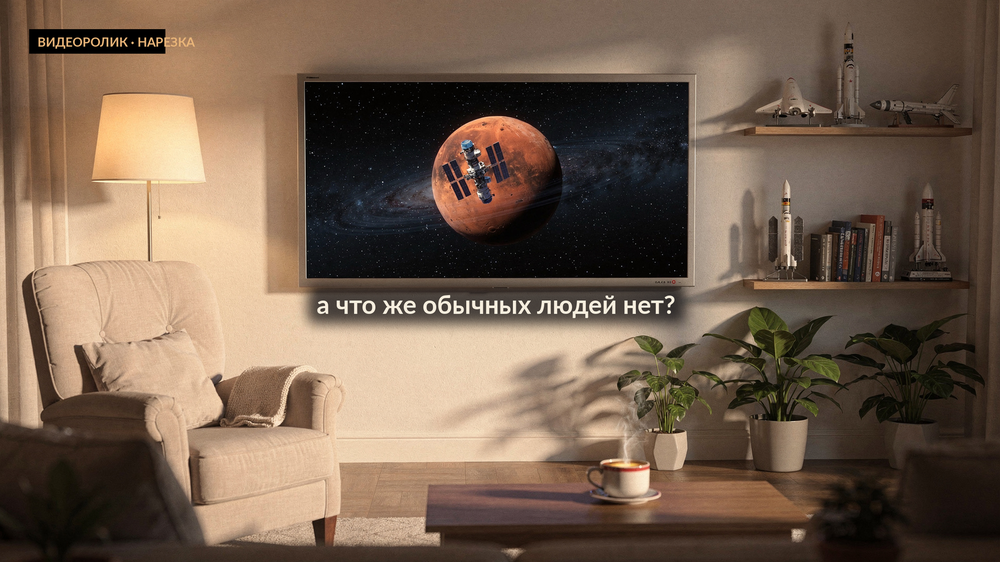
#> input picture assets/final/prolog/s4.png, 1000 x 562 px, shrunk from 1920 x 1080 before the run
$ python _s4_text_geom.py
#> lines starting #> are read from the running program, lines starting #| are printed output that depends on the picture; after the words box and inside, x2 and y2 are one past the last pixel; in counts of white or black regions, pixels touching at a corner belong together
# -*- coding: utf-8 -*-
"""Строки с кремовым текстом в s4.png / s4.webp — где реально подпись."""
import os
import numpy as np
from PIL import Image

HERE = os.path.dirname(os.path.abspath(__file__))
for name in ('assets/final/prolog/s4.png', 'vn2/img/prolog/s4.webp'):
    im = Image.open(os.path.join(HERE, name)).convert('RGB')
#> im is the input picture: PIL image 1000x562 RGB; mean R, G, B 116.6, 95.7, 78.4
    W, H = im.size
#> W = 1000; H = 562
    a = np.asarray(im).astype(np.float32)
    r, g, b = a[..., 0], a[..., 1], a[..., 2]
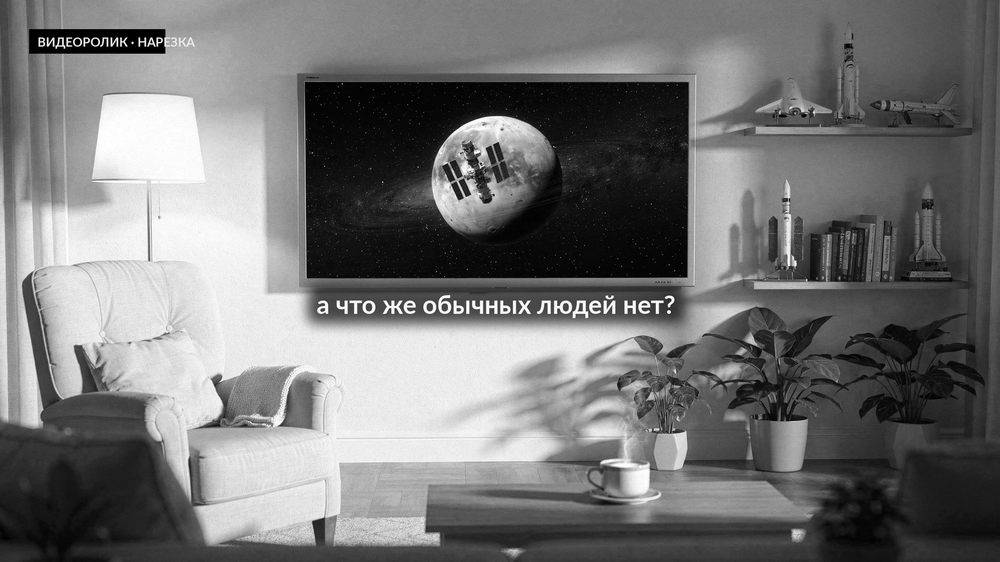
#> r: shape (562, 1000) float32; min 0, max 255, mean 116.6
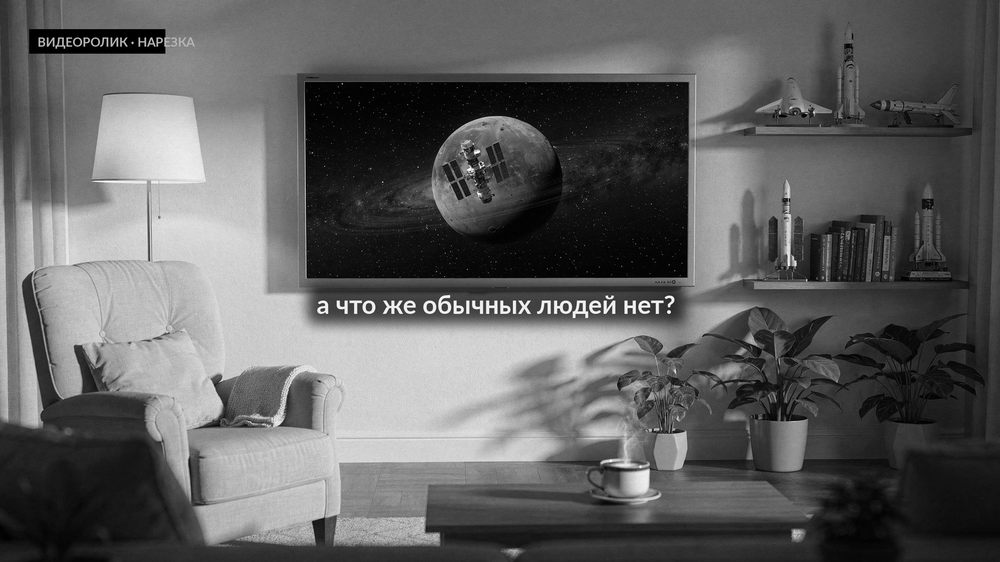
#> g: shape (562, 1000) float32; min 0, max 255, mean 95.7
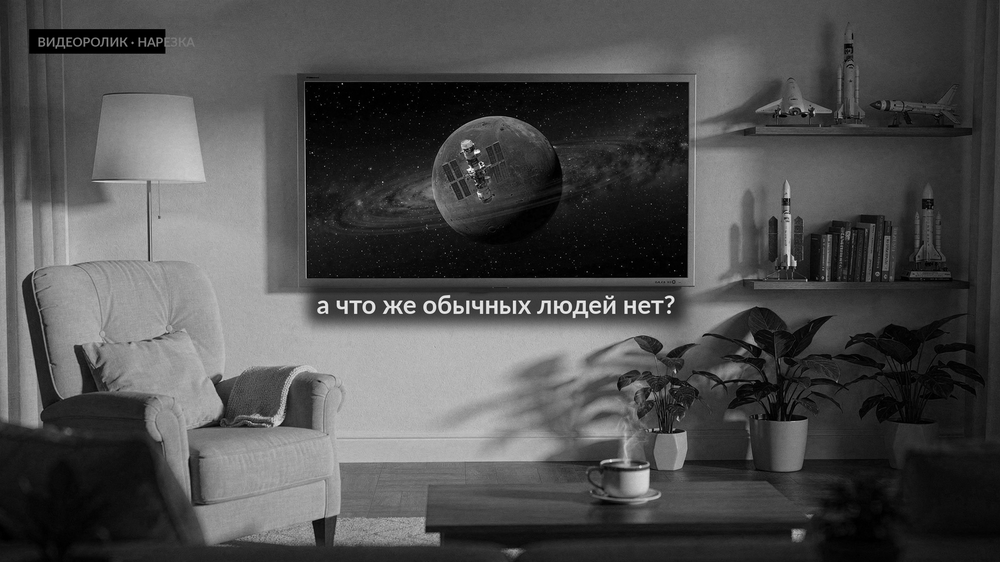
#> b: shape (562, 1000) float32; min 0, max 255, mean 78.4
    lum = a @ np.array([0.299, 0.587, 0.114], dtype=np.float32)
    m = (lum > 185) & (r - b > 10) & (r - b < 60) & (np.abs(r - g) < 25)
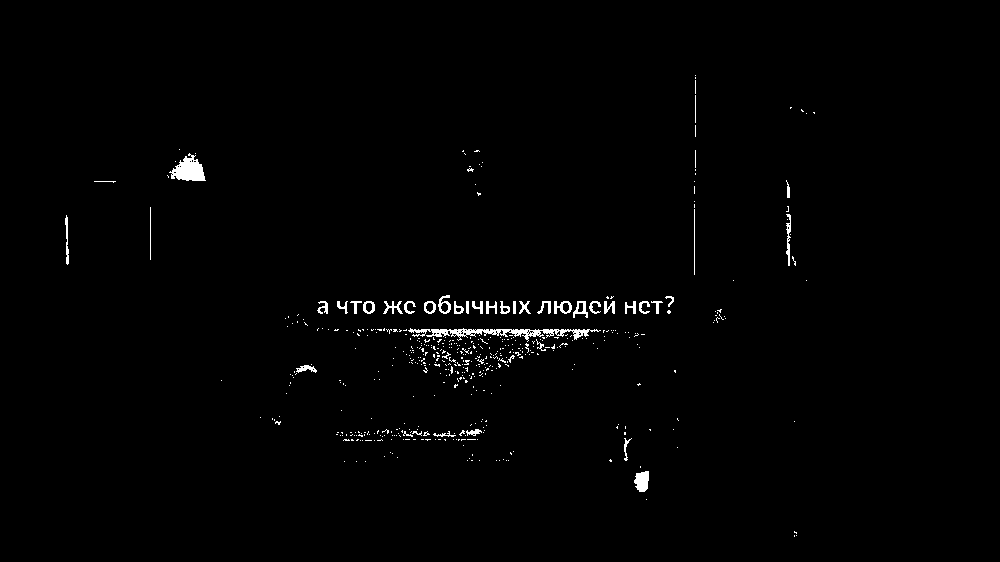
#> m: shape (562, 1000) bool; 1% white; 493 white regions (450 under 20 px), largest, box (x1, y1, x2, y2) and area: (408, 328, 601, 342) 971, (169, 153, 206, 181) 598, (634, 471, 649, 492) 242
    rows = m.sum(1)
#> rows = 562 values, max 216 at index 330, min 0 at index 0, mean 10.3
    hits = [y for y in range(H) if rows[y] > 40]
#> hits = 25 values from 301 to 439
    blocks, cur = [], []
    for y in hits:
        if cur and y != cur[-1] + 1:
            blocks.append((cur[0], cur[-1])); cur = []
        cur.append(y)
#> this loop made 25 passes
#> y on passes 1 to 12: 301, 302, 303, 304, 305, 306, 307, 308, 309, 310, 311, 312
#> after the loop, blocks = [(301, 313), (329, 336), (432, 433), (435, 435)]; cur = [439]
    if cur:
        blocks.append((cur[0], cur[-1]))
    print(name, im.size, '-> полосы текста:', [(y0, y1, round(y0 / H, 3), round(y1 / H, 3)) for y0, y1 in blocks])
#| assets/final/prolog/s4.png (1000, 562) -> полосы текста: [(301, 313, 0.536, 0.557), (329, 336, 0.585, 0.598), (432, 433, 0.769, 0.77), (435, 435, 0.774, 0.774), (439, 439, 0.781, 0.781)]
#> pass 2 of the loop `for name in ('assets/final/prolog/s4.png', 'vn2/img/prolog/s4.webp'):`:
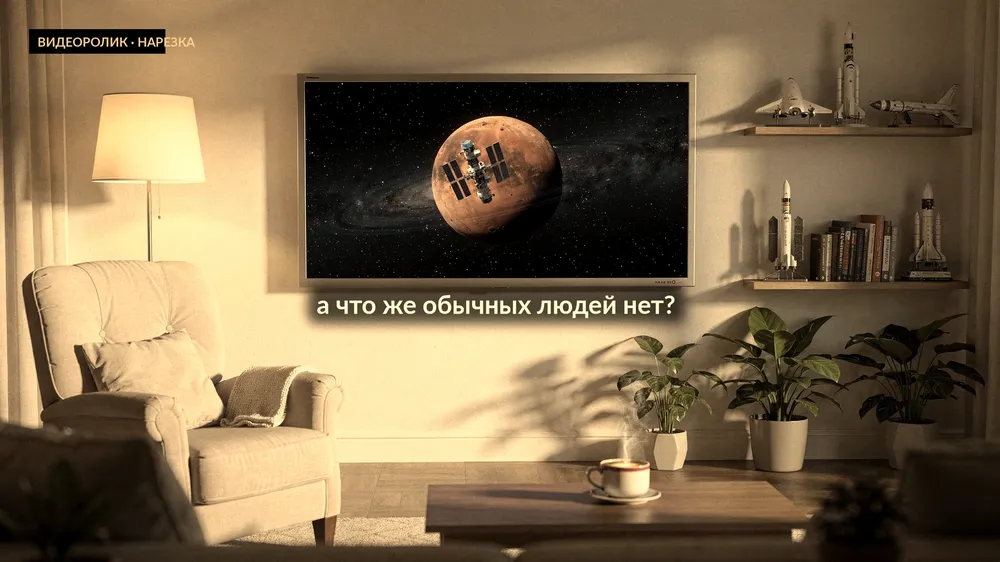
#> input picture vn2/img/prolog/s4.webp, 1000 x 562 px, shrunk from 1920 x 1080 before the run
#> im is the input picture: PIL image 1000x562 RGB; mean R, G, B 125.5, 105.3, 75.5
#> `r, g, b = a[..., 0], a[..., 1], a[..., 2]`:
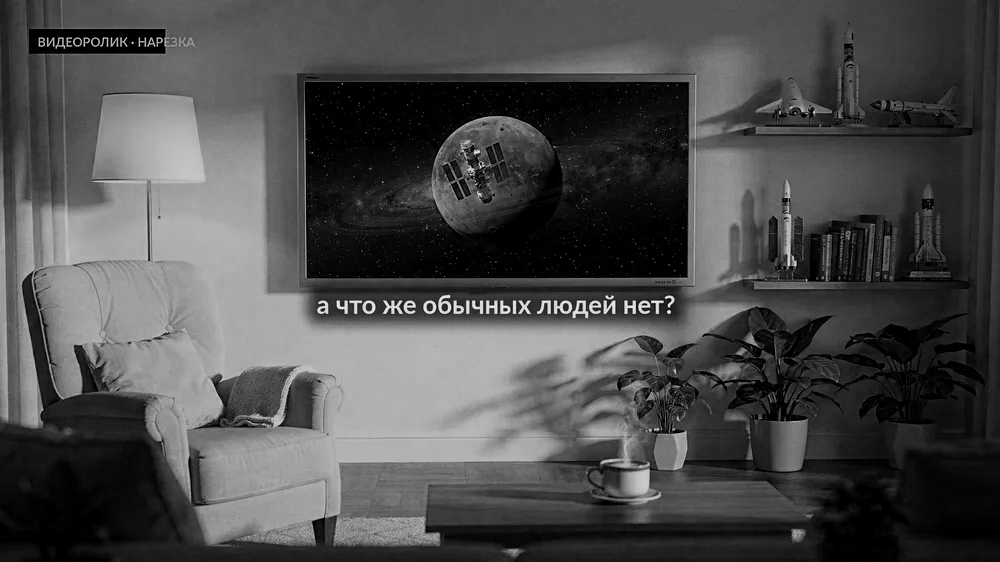
#> b: shape (562, 1000) float32; min 0, max 241, mean 75.5
#> `m = (lum > 185) & (r - b > 10) & (r - b < 60) & (np.abs(r - g) < 25)`:
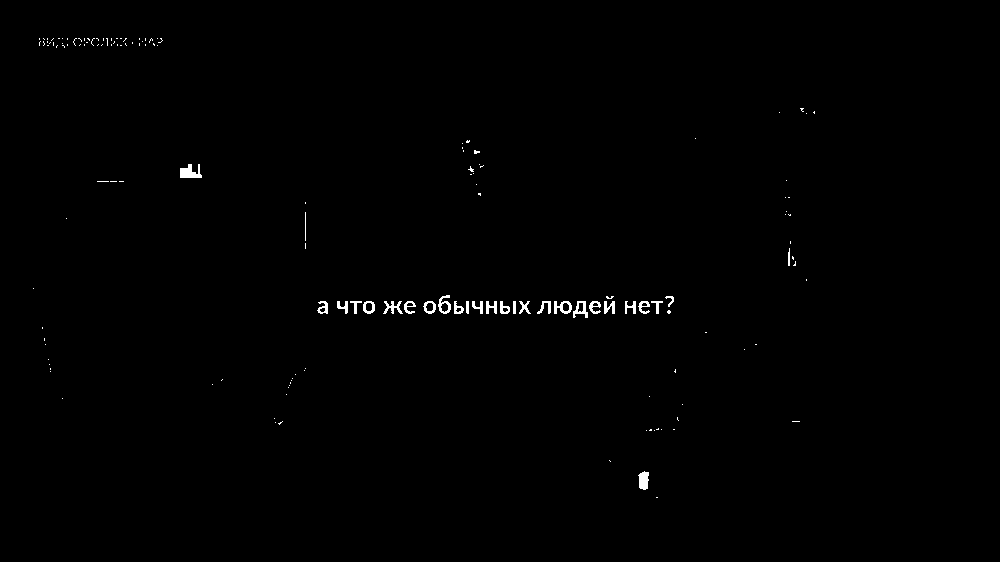
#> m: shape (562, 1000) bool; 0.49% white; 152 white regions (124 under 20 px), largest, box (x1, y1, x2, y2) and area: (180, 164, 202, 178) 203, (638, 471, 649, 490) 159, (554, 301, 572, 314) 132
#> rows = 562 values, max 177 at index 306, min 0 at index 0, mean 4.91
#> hits = [301, 302, 303, 304, 305, 306, 307, 308, 309, 310, 311, 312, 313]
#> the loop `for y in hits:` made 13 passes
#> after the loop `for y in hits:`: blocks = []; cur has the same summary as hits
#| vn2/img/prolog/s4.webp (1000, 562) -> полосы текста: [(301, 313, 0.536, 0.557)]
